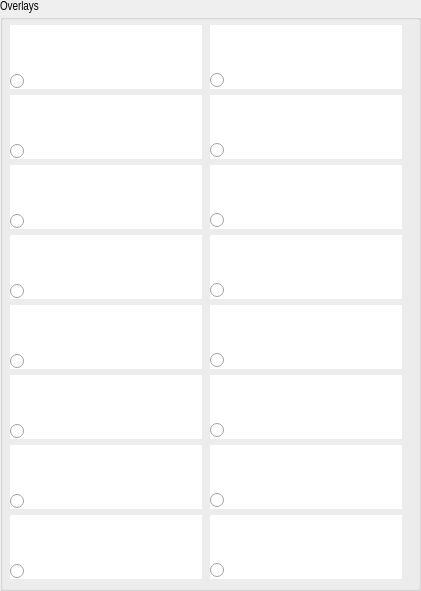
   <widget class="QGroupBox" name="overlays_groupBox">
    <property name="geometry">
     <rect>
      <x>20</x>
      <y>7</y>
      <width>421</width>
      <height>591</height>
     </rect>
    </property>
    <property name="sizePolicy">
     <sizepolicy hsizetype="Minimum" vsizetype="Preferred">
      <horstretch>0</horstretch>
      <verstretch>0</verstretch>
     </sizepolicy>
    </property>
    <property name="minimumSize">
     <size>
      <width>210</width>
      <height>0</height>
     </size>
    </property>
    <property name="maximumSize">
     <size>
      <width>16777215</width>
      <height>683</height>
     </size>
    </property>
    <property name="font">
     <font>
      <family>Arial Narrow</family>
     </font>
    </property>
    <property name="title">
     <string>Overlays</string>
    </property>
    <widget class="QRadioButton" name="overlay_radioButton_05">
     <property name="geometry">
      <rect>
       <x>10</x>
       <y>351</y>
       <width>151</width>
       <height>20</height>
      </rect>
     </property>
     <property name="font">
      <font>
       <family>.AppleSystemUIFont</family>
       <pointsize>10</pointsize>
      </font>
     </property>
     <property name="styleSheet">
      <string notr="true">color: rgb(255, 255, 255);</string>
     </property>
     <property name="text">
      <string>Mask</string>
     </property>
    </widget>
    <widget class="GraphicsLayoutWidget" name="overlay_graphicsView_01">
     <property name="geometry">
      <rect>
       <x>10</x>
       <y>25</y>
       <width>192</width>
       <height>64</height>
      </rect>
     </property>
     <property name="sizePolicy">
      <sizepolicy hsizetype="Preferred" vsizetype="Preferred">
       <horstretch>0</horstretch>
       <verstretch>0</verstretch>
      </sizepolicy>
     </property>
     <property name="minimumSize">
      <size>
       <width>192</width>
       <height>64</height>
      </size>
     </property>
     <property name="maximumSize">
      <size>
       <width>192</width>
       <height>64</height>
      </size>
     </property>
     <property name="frameShape">
      <enum>QFrame::Shape::NoFrame</enum>
     </property>
     <property name="alignment">
      <set>Qt::AlignmentFlag::AlignCenter</set>
     </property>
    </widget>
    <widget class="QRadioButton" name="overlay_radioButton_01">
     <property name="geometry">
      <rect>
       <x>10</x>
       <y>71</y>
       <width>151</width>
       <height>20</height>
      </rect>
     </property>
     <property name="font">
      <font>
       <family>.AppleSystemUIFont</family>
       <pointsize>10</pointsize>
      </font>
     </property>
     <property name="autoFillBackground">
      <bool>false</bool>
     </property>
     <property name="styleSheet">
      <string notr="true">color: rgb(255, 255, 255);</string>
     </property>
     <property name="text">
      <string>Lag times</string>
     </property>
    </widget>
    <widget class="QRadioButton" name="overlay_radioButton_02">
     <property name="geometry">
      <rect>
       <x>10</x>
       <y>141</y>
       <width>151</width>
       <height>20</height>
      </rect>
     </property>
     <property name="font">
      <font>
       <family>.AppleSystemUIFont</family>
       <pointsize>10</pointsize>
      </font>
     </property>
     <property name="styleSheet">
      <string notr="true">color: rgb(255, 255, 255);</string>
     </property>
     <property name="text">
      <string>Correlation strength</string>
     </property>
    </widget>
    <widget class="QRadioButton" name="overlay_radioButton_03">
     <property name="geometry">
      <rect>
       <x>10</x>
       <y>211</y>
       <width>151</width>
       <height>20</height>
      </rect>
     </property>
     <property name="font">
      <font>
       <family>.AppleSystemUIFont</family>
       <pointsize>10</pointsize>
      </font>
     </property>
     <property name="styleSheet">
      <string notr="true">color: rgb(255, 255, 255);</string>
     </property>
     <property name="text">
      <string>MTT</string>
     </property>
    </widget>
    <widget class="QRadioButton" name="overlay_radioButton_04">
     <property name="geometry">
      <rect>
       <x>10</x>
       <y>281</y>
       <width>151</width>
       <height>20</height>
      </rect>
     </property>
     <property name="font">
      <font>
       <family>.AppleSystemUIFont</family>
       <pointsize>10</pointsize>
      </font>
     </property>
     <property name="styleSheet">
      <string notr="true">color: rgb(255, 255, 255);</string>
     </property>
     <property name="text">
      <string>R2</string>
     </property>
    </widget>
    <widget class="QRadioButton" name="corrout_radioButton">
     <property name="geometry">
      <rect>
       <x>10</x>
       <y>620</y>
       <width>151</width>
       <height>20</height>
      </rect>
     </property>
     <property name="font">
      <font>
       <family>Arial Narrow</family>
       <pointsize>10</pointsize>
      </font>
     </property>
     <property name="text">
      <string>Correlation function</string>
     </property>
     <property name="checked">
      <bool>true</bool>
     </property>
    </widget>
    <widget class="QRadioButton" name="overlay_radioButton_06">
     <property name="geometry">
      <rect>
       <x>10</x>
       <y>421</y>
       <width>151</width>
       <height>20</height>
      </rect>
     </property>
     <property name="font">
      <font>
       <family>.AppleSystemUIFont</family>
       <pointsize>10</pointsize>
      </font>
     </property>
     <property name="styleSheet">
      <string notr="true">color: rgb(255, 255, 255);</string>
     </property>
     <property name="text">
      <string>Mask</string>
     </property>
    </widget>
    <widget class="QRadioButton" name="overlay_radioButton_07">
     <property name="geometry">
      <rect>
       <x>10</x>
       <y>491</y>
       <width>151</width>
       <height>20</height>
      </rect>
     </property>
     <property name="font">
      <font>
       <family>.AppleSystemUIFont</family>
       <pointsize>10</pointsize>
      </font>
     </property>
     <property name="styleSheet">
      <string notr="true">color: rgb(255, 255, 255);</string>
     </property>
     <property name="text">
      <string>Mask</string>
     </property>
    </widget>
    <widget class="QRadioButton" name="overlay_radioButton_08">
     <property name="geometry">
      <rect>
       <x>10</x>
       <y>561</y>
       <width>151</width>
       <height>20</height>
      </rect>
     </property>
     <property name="font">
      <font>
       <family>.AppleSystemUIFont</family>
       <pointsize>10</pointsize>
      </font>
     </property>
     <property name="styleSheet">
      <string notr="true">color: rgb(255, 255, 255);</string>
     </property>
     <property name="text">
      <string>Mask</string>
     </property>
    </widget>
    <widget class="GraphicsLayoutWidget" name="overlay_graphicsView_04">
     <property name="geometry">
      <rect>
       <x>10</x>
       <y>235</y>
       <width>192</width>
       <height>64</height>
      </rect>
     </property>
     <property name="sizePolicy">
      <sizepolicy hsizetype="Preferred" vsizetype="Preferred">
       <horstretch>0</horstretch>
       <verstretch>0</verstretch>
      </sizepolicy>
     </property>
     <property name="minimumSize">
      <size>
       <width>192</width>
       <height>64</height>
      </size>
     </property>
     <property name="maximumSize">
      <size>
       <width>192</width>
       <height>64</height>
      </size>
     </property>
     <property name="frameShape">
      <enum>QFrame::Shape::NoFrame</enum>
     </property>
     <property name="alignment">
      <set>Qt::AlignmentFlag::AlignCenter</set>
     </property>
    </widget>
    <widget class="GraphicsLayoutWidget" name="overlay_graphicsView_06">
     <property name="geometry">
      <rect>
       <x>10</x>
       <y>375</y>
       <width>192</width>
       <height>64</height>
      </rect>
     </property>
     <property name="sizePolicy">
      <sizepolicy hsizetype="Preferred" vsizetype="Preferred">
       <horstretch>0</horstretch>
       <verstretch>0</verstretch>
      </sizepolicy>
     </property>
     <property name="minimumSize">
      <size>
       <width>192</width>
       <height>64</height>
      </size>
     </property>
     <property name="maximumSize">
      <size>
       <width>192</width>
       <height>64</height>
      </size>
     </property>
     <property name="frameShape">
      <enum>QFrame::Shape::NoFrame</enum>
     </property>
     <property name="alignment">
      <set>Qt::AlignmentFlag::AlignCenter</set>
     </property>
    </widget>
    <widget class="GraphicsLayoutWidget" name="overlay_graphicsView_03">
     <property name="geometry">
      <rect>
       <x>10</x>
       <y>165</y>
       <width>192</width>
       <height>64</height>
      </rect>
     </property>
     <property name="sizePolicy">
      <sizepolicy hsizetype="Preferred" vsizetype="Preferred">
       <horstretch>0</horstretch>
       <verstretch>0</verstretch>
      </sizepolicy>
     </property>
     <property name="minimumSize">
      <size>
       <width>192</width>
       <height>64</height>
      </size>
     </property>
     <property name="maximumSize">
      <size>
       <width>192</width>
       <height>64</height>
      </size>
     </property>
     <property name="frameShape">
      <enum>QFrame::Shape::NoFrame</enum>
     </property>
     <property name="alignment">
      <set>Qt::AlignmentFlag::AlignCenter</set>
     </property>
    </widget>
    <widget class="GraphicsLayoutWidget" name="overlay_graphicsView_08">
     <property name="geometry">
      <rect>
       <x>10</x>
       <y>515</y>
       <width>192</width>
       <height>64</height>
      </rect>
     </property>
     <property name="sizePolicy">
      <sizepolicy hsizetype="Preferred" vsizetype="Preferred">
       <horstretch>0</horstretch>
       <verstretch>0</verstretch>
      </sizepolicy>
     </property>
     <property name="minimumSize">
      <size>
       <width>192</width>
       <height>64</height>
      </size>
     </property>
     <property name="maximumSize">
      <size>
       <width>192</width>
       <height>64</height>
      </size>
     </property>
     <property name="frameShape">
      <enum>QFrame::Shape::NoFrame</enum>
     </property>
     <property name="alignment">
      <set>Qt::AlignmentFlag::AlignCenter</set>
     </property>
    </widget>
    <widget class="GraphicsLayoutWidget" name="overlay_graphicsView_05">
     <property name="geometry">
      <rect>
       <x>10</x>
       <y>305</y>
       <width>192</width>
       <height>64</height>
      </rect>
     </property>
     <property name="sizePolicy">
      <sizepolicy hsizetype="Preferred" vsizetype="Preferred">
       <horstretch>0</horstretch>
       <verstretch>0</verstretch>
      </sizepolicy>
     </property>
     <property name="minimumSize">
      <size>
       <width>192</width>
       <height>64</height>
      </size>
     </property>
     <property name="maximumSize">
      <size>
       <width>192</width>
       <height>64</height>
      </size>
     </property>
     <property name="frameShape">
      <enum>QFrame::Shape::NoFrame</enum>
     </property>
     <property name="alignment">
      <set>Qt::AlignmentFlag::AlignCenter</set>
     </property>
    </widget>
    <widget class="GraphicsLayoutWidget" name="overlay_graphicsView_02">
     <property name="geometry">
      <rect>
       <x>10</x>
       <y>95</y>
       <width>192</width>
       <height>64</height>
      </rect>
     </property>
     <property name="sizePolicy">
      <sizepolicy hsizetype="Preferred" vsizetype="Preferred">
       <horstretch>0</horstretch>
       <verstretch>0</verstretch>
      </sizepolicy>
     </property>
     <property name="minimumSize">
      <size>
       <width>192</width>
       <height>64</height>
      </size>
     </property>
     <property name="maximumSize">
      <size>
       <width>192</width>
       <height>64</height>
      </size>
     </property>
     <property name="frameShape">
      <enum>QFrame::Shape::NoFrame</enum>
     </property>
     <property name="alignment">
      <set>Qt::AlignmentFlag::AlignCenter</set>
     </property>
    </widget>
    <widget class="GraphicsLayoutWidget" name="overlay_graphicsView_07">
     <property name="geometry">
      <rect>
       <x>10</x>
       <y>445</y>
       <width>192</width>
       <height>64</height>
      </rect>
     </property>
     <property name="sizePolicy">
      <sizepolicy hsizetype="Preferred" vsizetype="Preferred">
       <horstretch>0</horstretch>
       <verstretch>0</verstretch>
      </sizepolicy>
     </property>
     <property name="minimumSize">
      <size>
       <width>192</width>
       <height>64</height>
      </size>
     </property>
     <property name="maximumSize">
      <size>
       <width>192</width>
       <height>64</height>
      </size>
     </property>
     <property name="frameShape">
      <enum>QFrame::Shape::NoFrame</enum>
     </property>
     <property name="alignment">
      <set>Qt::AlignmentFlag::AlignCenter</set>
     </property>
    </widget>
    <widget class="GraphicsLayoutWidget" name="overlay_graphicsView_09">
     <property name="geometry">
      <rect>
       <x>210</x>
       <y>25</y>
       <width>192</width>
       <height>64</height>
      </rect>
     </property>
     <property name="sizePolicy">
      <sizepolicy hsizetype="Preferred" vsizetype="Preferred">
       <horstretch>0</horstretch>
       <verstretch>0</verstretch>
      </sizepolicy>
     </property>
     <property name="minimumSize">
      <size>
       <width>192</width>
       <height>64</height>
      </size>
     </property>
     <property name="maximumSize">
      <size>
       <width>192</width>
       <height>64</height>
      </size>
     </property>
     <property name="frameShape">
      <enum>QFrame::Shape::NoFrame</enum>
     </property>
     <property name="alignment">
      <set>Qt::AlignmentFlag::AlignCenter</set>
     </property>
    </widget>
    <widget class="GraphicsLayoutWidget" name="overlay_graphicsView_11">
     <property name="geometry">
      <rect>
       <x>210</x>
       <y>165</y>
       <width>192</width>
       <height>64</height>
      </rect>
     </property>
     <property name="sizePolicy">
      <sizepolicy hsizetype="Preferred" vsizetype="Preferred">
       <horstretch>0</horstretch>
       <verstretch>0</verstretch>
      </sizepolicy>
     </property>
     <property name="minimumSize">
      <size>
       <width>192</width>
       <height>64</height>
      </size>
     </property>
     <property name="maximumSize">
      <size>
       <width>192</width>
       <height>64</height>
      </size>
     </property>
     <property name="frameShape">
      <enum>QFrame::Shape::NoFrame</enum>
     </property>
     <property name="alignment">
      <set>Qt::AlignmentFlag::AlignCenter</set>
     </property>
    </widget>
    <widget class="GraphicsLayoutWidget" name="overlay_graphicsView_10">
     <property name="geometry">
      <rect>
       <x>210</x>
       <y>95</y>
       <width>192</width>
       <height>64</height>
      </rect>
     </property>
     <property name="sizePolicy">
      <sizepolicy hsizetype="Preferred" vsizetype="Preferred">
       <horstretch>0</horstretch>
       <verstretch>0</verstretch>
      </sizepolicy>
     </property>
     <property name="minimumSize">
      <size>
       <width>192</width>
       <height>64</height>
      </size>
     </property>
     <property name="maximumSize">
      <size>
       <width>192</width>
       <height>64</height>
      </size>
     </property>
     <property name="frameShape">
      <enum>QFrame::Shape::NoFrame</enum>
     </property>
     <property name="alignment">
      <set>Qt::AlignmentFlag::AlignCenter</set>
     </property>
    </widget>
    <widget class="GraphicsLayoutWidget" name="overlay_graphicsView_12">
     <property name="geometry">
      <rect>
       <x>210</x>
       <y>235</y>
       <width>192</width>
       <height>64</height>
      </rect>
     </property>
     <property name="sizePolicy">
      <sizepolicy hsizetype="Preferred" vsizetype="Preferred">
       <horstretch>0</horstretch>
       <verstretch>0</verstretch>
      </sizepolicy>
     </property>
     <property name="minimumSize">
      <size>
       <width>192</width>
       <height>64</height>
      </size>
     </property>
     <property name="maximumSize">
      <size>
       <width>192</width>
       <height>64</height>
      </size>
     </property>
     <property name="frameShape">
      <enum>QFrame::Shape::NoFrame</enum>
     </property>
     <property name="alignment">
      <set>Qt::AlignmentFlag::AlignCenter</set>
     </property>
    </widget>
    <widget class="GraphicsLayoutWidget" name="overlay_graphicsView_13">
     <property name="geometry">
      <rect>
       <x>210</x>
       <y>305</y>
       <width>192</width>
       <height>64</height>
      </rect>
     </property>
     <property name="sizePolicy">
      <sizepolicy hsizetype="Preferred" vsizetype="Preferred">
       <horstretch>0</horstretch>
       <verstretch>0</verstretch>
      </sizepolicy>
     </property>
     <property name="minimumSize">
      <size>
       <width>192</width>
       <height>64</height>
      </size>
     </property>
     <property name="maximumSize">
      <size>
       <width>192</width>
       <height>64</height>
      </size>
     </property>
     <property name="frameShape">
      <enum>QFrame::Shape::NoFrame</enum>
     </property>
     <property name="alignment">
      <set>Qt::AlignmentFlag::AlignCenter</set>
     </property>
    </widget>
    <widget class="GraphicsLayoutWidget" name="overlay_graphicsView_14">
     <property name="geometry">
      <rect>
       <x>210</x>
       <y>375</y>
       <width>192</width>
       <height>64</height>
      </rect>
     </property>
     <property name="sizePolicy">
      <sizepolicy hsizetype="Preferred" vsizetype="Preferred">
       <horstretch>0</horstretch>
       <verstretch>0</verstretch>
      </sizepolicy>
     </property>
     <property name="minimumSize">
      <size>
       <width>192</width>
       <height>64</height>
      </size>
     </property>
     <property name="maximumSize">
      <size>
       <width>192</width>
       <height>64</height>
      </size>
     </property>
     <property name="frameShape">
      <enum>QFrame::Shape::NoFrame</enum>
     </property>
     <property name="alignment">
      <set>Qt::AlignmentFlag::AlignCenter</set>
     </property>
    </widget>
    <widget class="GraphicsLayoutWidget" name="overlay_graphicsView_15">
     <property name="geometry">
      <rect>
       <x>210</x>
       <y>445</y>
       <width>192</width>
       <height>64</height>
      </rect>
     </property>
     <property name="sizePolicy">
      <sizepolicy hsizetype="Preferred" vsizetype="Preferred">
       <horstretch>0</horstretch>
       <verstretch>0</verstretch>
      </sizepolicy>
     </property>
     <property name="minimumSize">
      <size>
       <width>192</width>
       <height>64</height>
      </size>
     </property>
     <property name="maximumSize">
      <size>
       <width>192</width>
       <height>64</height>
      </size>
     </property>
     <property name="frameShape">
      <enum>QFrame::Shape::NoFrame</enum>
     </property>
     <property name="alignment">
      <set>Qt::AlignmentFlag::AlignCenter</set>
     </property>
    </widget>
    <widget class="GraphicsLayoutWidget" name="overlay_graphicsView_16">
     <property name="geometry">
      <rect>
       <x>210</x>
       <y>515</y>
       <width>192</width>
       <height>64</height>
      </rect>
     </property>
     <property name="sizePolicy">
      <sizepolicy hsizetype="Preferred" vsizetype="Preferred">
       <horstretch>0</horstretch>
       <verstretch>0</verstretch>
      </sizepolicy>
     </property>
     <property name="minimumSize">
      <size>
       <width>192</width>
       <height>64</height>
      </size>
     </property>
     <property name="maximumSize">
      <size>
       <width>192</width>
       <height>64</height>
      </size>
     </property>
     <property name="frameShape">
      <enum>QFrame::Shape::NoFrame</enum>
     </property>
     <property name="alignment">
      <set>Qt::AlignmentFlag::AlignCenter</set>
     </property>
    </widget>
    <widget class="QRadioButton" name="overlay_radioButton_09">
     <property name="geometry">
      <rect>
       <x>210</x>
       <y>70</y>
       <width>151</width>
       <height>20</height>
      </rect>
     </property>
     <property name="font">
      <font>
       <family>.AppleSystemUIFont</family>
       <pointsize>10</pointsize>
      </font>
     </property>
     <property name="autoFillBackground">
      <bool>false</bool>
     </property>
     <property name="styleSheet">
      <string notr="true">color: rgb(255, 255, 255);</string>
     </property>
     <property name="text">
      <string>Lag times</string>
     </property>
    </widget>
    <widget class="QRadioButton" name="overlay_radioButton_10">
     <property name="geometry">
      <rect>
       <x>210</x>
       <y>140</y>
       <width>151</width>
       <height>20</height>
      </rect>
     </property>
     <property name="font">
      <font>
       <family>.AppleSystemUIFont</family>
       <pointsize>10</pointsize>
      </font>
     </property>
     <property name="autoFillBackground">
      <bool>false</bool>
     </property>
     <property name="styleSheet">
      <string notr="true">color: rgb(255, 255, 255);</string>
     </property>
     <property name="text">
      <string>Lag times</string>
     </property>
    </widget>
    <widget class="QRadioButton" name="overlay_radioButton_11">
     <property name="geometry">
      <rect>
       <x>210</x>
       <y>210</y>
       <width>151</width>
       <height>20</height>
      </rect>
     </property>
     <property name="font">
      <font>
       <family>.AppleSystemUIFont</family>
       <pointsize>10</pointsize>
      </font>
     </property>
     <property name="autoFillBackground">
      <bool>false</bool>
     </property>
     <property name="styleSheet">
      <string notr="true">color: rgb(255, 255, 255);</string>
     </property>
     <property name="text">
      <string>Lag times</string>
     </property>
    </widget>
    <widget class="QRadioButton" name="overlay_radioButton_12">
     <property name="geometry">
      <rect>
       <x>210</x>
       <y>280</y>
       <width>151</width>
       <height>20</height>
      </rect>
     </property>
     <property name="font">
      <font>
       <family>.AppleSystemUIFont</family>
       <pointsize>10</pointsize>
      </font>
     </property>
     <property name="autoFillBackground">
      <bool>false</bool>
     </property>
     <property name="styleSheet">
      <string notr="true">color: rgb(255, 255, 255);</string>
     </property>
     <property name="text">
      <string>Lag times</string>
     </property>
    </widget>
    <widget class="QRadioButton" name="overlay_radioButton_13">
     <property name="geometry">
      <rect>
       <x>210</x>
       <y>350</y>
       <width>151</width>
       <height>20</height>
      </rect>
     </property>
     <property name="font">
      <font>
       <family>.AppleSystemUIFont</family>
       <pointsize>10</pointsize>
      </font>
     </property>
     <property name="autoFillBackground">
      <bool>false</bool>
     </property>
     <property name="styleSheet">
      <string notr="true">color: rgb(255, 255, 255);</string>
     </property>
     <property name="text">
      <string>Lag times</string>
     </property>
    </widget>
    <widget class="QRadioButton" name="overlay_radioButton_14">
     <property name="geometry">
      <rect>
       <x>210</x>
       <y>420</y>
       <width>151</width>
       <height>20</height>
      </rect>
     </property>
     <property name="font">
      <font>
       <family>.AppleSystemUIFont</family>
       <pointsize>10</pointsize>
      </font>
     </property>
     <property name="autoFillBackground">
      <bool>false</bool>
     </property>
     <property name="styleSheet">
      <string notr="true">color: rgb(255, 255, 255);</string>
     </property>
     <property name="text">
      <string>Lag times</string>
     </property>
    </widget>
    <widget class="QRadioButton" name="overlay_radioButton_15">
     <property name="geometry">
      <rect>
       <x>210</x>
       <y>490</y>
       <width>151</width>
       <height>20</height>
      </rect>
     </property>
     <property name="font">
      <font>
       <family>.AppleSystemUIFont</family>
       <pointsize>10</pointsize>
      </font>
     </property>
     <property name="autoFillBackground">
      <bool>false</bool>
     </property>
     <property name="styleSheet">
      <string notr="true">color: rgb(255, 255, 255);</string>
     </property>
     <property name="text">
      <string>Lag times</string>
     </property>
    </widget>
    <widget class="QRadioButton" name="overlay_radioButton_16">
     <property name="geometry">
      <rect>
       <x>210</x>
       <y>560</y>
       <width>151</width>
       <height>20</height>
      </rect>
     </property>
     <property name="font">
      <font>
       <family>.AppleSystemUIFont</family>
       <pointsize>10</pointsize>
      </font>
     </property>
     <property name="autoFillBackground">
      <bool>false</bool>
     </property>
     <property name="styleSheet">
      <string notr="true">color: rgb(255, 255, 255);</string>
     </property>
     <property name="text">
      <string>Lag times</string>
     </property>
    </widget>
    <zorder>overlay_graphicsView_04</zorder>
    <zorder>overlay_graphicsView_01</zorder>
    <zorder>overlay_radioButton_01</zorder>
    <zorder>overlay_radioButton_04</zorder>
    <zorder>overlay_graphicsView_06</zorder>
    <zorder>overlay_graphicsView_08</zorder>
    <zorder>overlay_graphicsView_05</zorder>
    <zorder>overlay_graphicsView_02</zorder>
    <zorder>overlay_graphicsView_07</zorder>
    <zorder>overlay_radioButton_02</zorder>
    <zorder>overlay_graphicsView_03</zorder>
    <zorder>overlay_radioButton_03</zorder>
    <zorder>overlay_radioButton_06</zorder>
    <zorder>overlay_radioButton_08</zorder>
    <zorder>overlay_radioButton_07</zorder>
    <zorder>overlay_radioButton_05</zorder>
    <zorder>corrout_radioButton</zorder>
    <zorder>overlay_graphicsView_09</zorder>
    <zorder>overlay_graphicsView_11</zorder>
    <zorder>overlay_graphicsView_10</zorder>
    <zorder>overlay_graphicsView_12</zorder>
    <zorder>overlay_graphicsView_13</zorder>
    <zorder>overlay_graphicsView_14</zorder>
    <zorder>overlay_graphicsView_15</zorder>
    <zorder>overlay_graphicsView_16</zorder>
    <zorder>overlay_radioButton_09</zorder>
    <zorder>overlay_radioButton_10</zorder>
    <zorder>overlay_radioButton_11</zorder>
    <zorder>overlay_radioButton_12</zorder>
    <zorder>overlay_radioButton_13</zorder>
    <zorder>overlay_radioButton_14</zorder>
    <zorder>overlay_radioButton_15</zorder>
    <zorder>overlay_radioButton_16</zorder>
   </widget>
